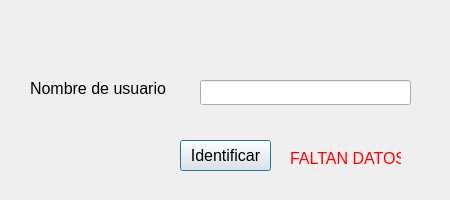
<?xml version="1.0" encoding="UTF-8"?>
<ui version="4.0">
 <class>Dialog</class>
 <widget class="QDialog" name="Dialog">
  <property name="geometry">
   <rect>
    <x>0</x>
    <y>0</y>
    <width>450</width>
    <height>200</height>
   </rect>
  </property>
  <property name="windowTitle">
   <string>Dialog</string>
  </property>
  <widget class="QLabel" name="label">
   <property name="geometry">
    <rect>
     <x>30</x>
     <y>80</y>
     <width>141</width>
     <height>17</height>
    </rect>
   </property>
   <property name="font">
    <font>
     <pointsize>12</pointsize>
    </font>
   </property>
   <property name="text">
    <string>Nombre de usuario</string>
   </property>
  </widget>
  <widget class="QLineEdit" name="usuario">
   <property name="geometry">
    <rect>
     <x>200</x>
     <y>80</y>
     <width>211</width>
     <height>25</height>
    </rect>
   </property>
  </widget>
  <widget class="QPushButton" name="identificar_buttom">
   <property name="geometry">
    <rect>
     <x>180</x>
     <y>140</y>
     <width>91</width>
     <height>31</height>
    </rect>
   </property>
   <property name="font">
    <font>
     <pointsize>12</pointsize>
    </font>
   </property>
   <property name="text">
    <string>Identificar</string>
   </property>
  </widget>
  <widget class="QLabel" name="faltanDatos">
   <property name="geometry">
    <rect>
     <x>290</x>
     <y>150</y>
     <width>111</width>
     <height>17</height>
    </rect>
   </property>
   <property name="font">
    <font>
     <pointsize>12</pointsize>
    </font>
   </property>
   <property name="styleSheet">
    <string notr="true">color: red;
</string>
   </property>
   <property name="text">
    <string>FALTAN DATOS</string>
   </property>
  </widget>
 </widget>
 <resources/>
 <connections/>
</ui>
